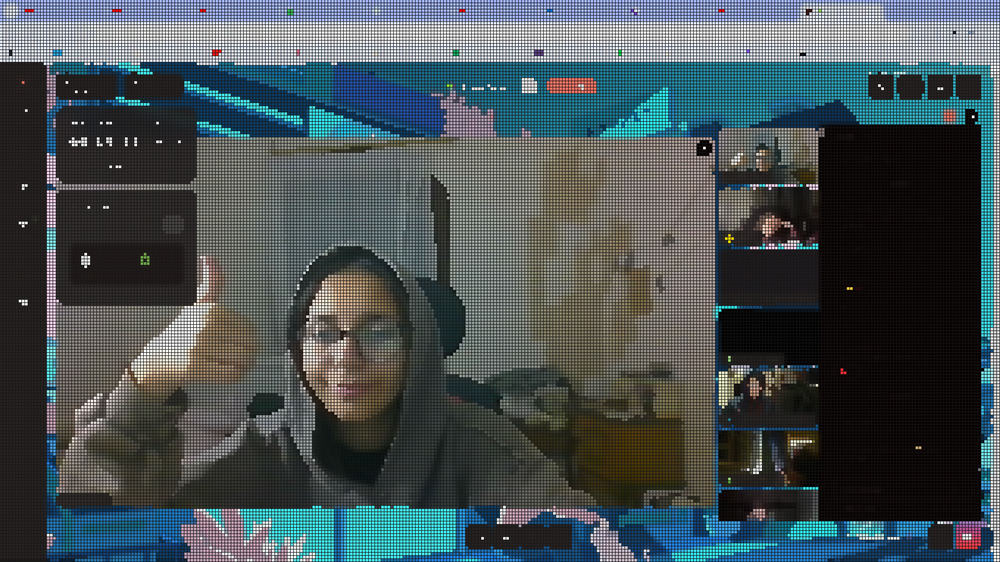
#> input picture maro.png, 1000 x 562 px, shrunk from 1920 x 1080 before the run
$ python drawpt.py
#> lines starting #> are read from the running program, lines starting #| are printed output that depends on the picture
import turtle
import numpy as np
from PIL import Image
from skimage import measure

def get_outline_points(image_path):
    # Open the image
#> called with image_path = 'maro.png'
    img = Image.open(image_path)
#> img is the input picture: PIL image 1000x562 RGBA; mean R, G, B, A 70.4, 80.9, 84.2, 255

    # Convert the image to grayscale for simplicity
    img_gray = img.convert('L')
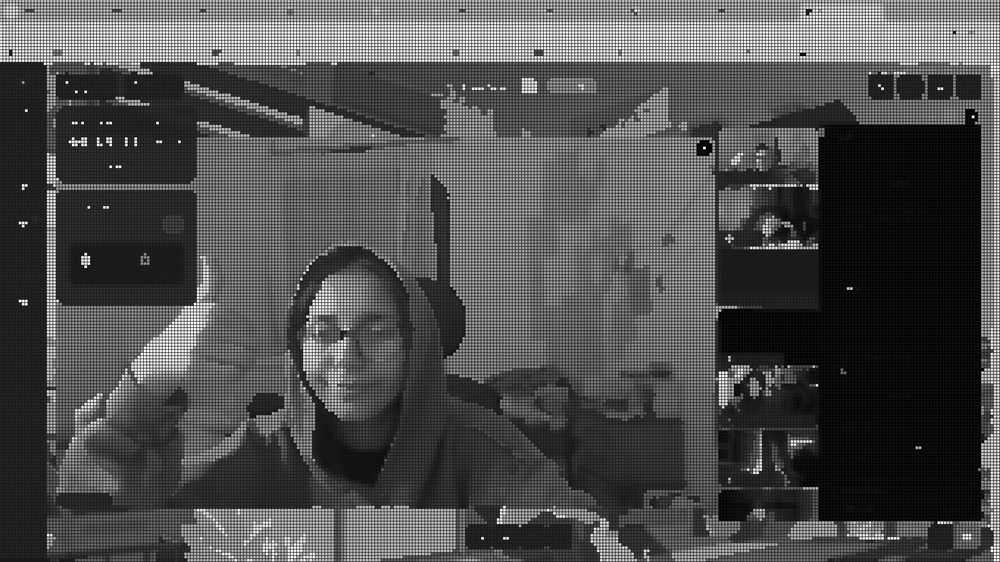
#> img_gray: PIL image 1000x562 L; min 0, max 255, mean 78.2

    # Convert the image to a NumPy array
    img_array = np.array(img_gray)

    # Get the contours using the 'find_contours' function from skimage
    contours = measure.find_contours(img_array, 1)
#> contours = 584 point arrays, longest 9 points

    # Extract the coordinates from the contours
    outline_points = [tuple(map(int, point[::-1])) for contour in contours for point in contour]
#> outline_points = 3347 pairs, first value 696 to 983, second value 52 to 520

    return outline_points

def draw_outline_with_turtle(outline_points):
    # Create a turtle screen
    screen = turtle.Screen()
    screen.bgcolor("white")

    # Create a turtle
    my_turtle = turtle.Turtle()
    my_turtle.speed(20)

    # Move the turtle to the starting point
    my_turtle.penup()
    my_turtle.goto(outline_points[0][0], outline_points[0][1])
    my_turtle.pendown()

    # Draw the outline
    for point in outline_points:
        my_turtle.goto(point[0], point[1])

    # Close the window on click
    screen.exitonclick()

# Example usage
image_path = "maro.png"
outline_points = get_outline_points(image_path)

# Adjust the scale of points if needed
scale_factor = 0.1
scaled_outline = [(x * scale_factor, y * scale_factor) for x, y in outline_points]
#> scaled_outline = 3347 pairs, first value 69.6 to 98.3, second value 5.2 to 52

draw_outline_with_turtle(scaled_outline)
#> (the call stopped at in draw_outline_with_turtle, `screen = turtle.Screen()`: turtle is not available in this run)
